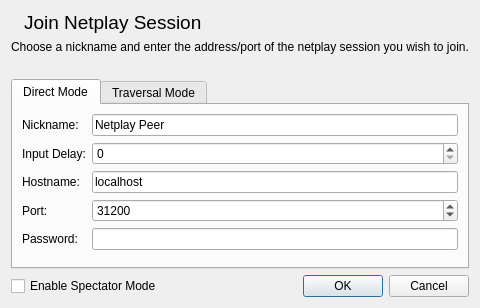
<?xml version="1.0" encoding="UTF-8"?>
<ui version="4.0">
 <class>NetplayJoinSessionDialog</class>
 <widget class="QDialog" name="NetplayJoinSessionDialog">
  <property name="windowModality">
   <enum>Qt::WindowModal</enum>
  </property>
  <property name="geometry">
   <rect>
    <x>0</x>
    <y>0</y>
    <width>480</width>
    <height>308</height>
   </rect>
  </property>
  <property name="windowTitle">
   <string comment="Window title">Create Netplay Session</string>
  </property>
  <property name="modal">
   <bool>true</bool>
  </property>
  <layout class="QVBoxLayout" name="verticalLayout">
   <item>
    <layout class="QHBoxLayout" name="horizontalLayout" stretch="0,1">
     <item>
      <widget class="QLabel" name="label">
       <property name="text">
        <string/>
       </property>
       <property name="pixmap">
        <pixmap resource="resources/resources.qrc">:/icons/emblem-person-blue.png</pixmap>
       </property>
      </widget>
     </item>
     <item>
      <widget class="QLabel" name="label_2">
       <property name="font">
        <font>
         <pointsize>14</pointsize>
         <bold>false</bold>
        </font>
       </property>
       <property name="text">
        <string comment="Header text">Join Netplay Session</string>
       </property>
       <property name="alignment">
        <set>Qt::AlignLeading|Qt::AlignLeft|Qt::AlignTop</set>
       </property>
      </widget>
     </item>
    </layout>
   </item>
   <item>
    <widget class="QLabel" name="label_3">
     <property name="text">
      <string>Choose a nickname and enter the address/port of the netplay session you wish to join.</string>
     </property>
     <property name="wordWrap">
      <bool>true</bool>
     </property>
    </widget>
   </item>
   <item>
    <spacer name="verticalSpacer">
     <property name="orientation">
      <enum>Qt::Vertical</enum>
     </property>
     <property name="sizeType">
      <enum>QSizePolicy::Expanding</enum>
     </property>
     <property name="sizeHint" stdset="0">
      <size>
       <width>20</width>
       <height>10</height>
      </size>
     </property>
    </spacer>
   </item>
   <item>
    <widget class="QTabWidget" name="tabConnectMode">
     <property name="minimumSize">
      <size>
       <width>0</width>
       <height>190</height>
      </size>
     </property>
     <property name="currentIndex">
      <number>0</number>
     </property>
     <widget class="QWidget" name="tabDirect">
      <attribute name="title">
       <string>Direct Mode</string>
      </attribute>
      <layout class="QVBoxLayout" name="verticalLayout_2">
       <item>
        <layout class="QFormLayout" name="formLayout">
         <item row="0" column="0">
          <widget class="QLabel" name="label_4">
           <property name="text">
            <string>Nickname:</string>
           </property>
          </widget>
         </item>
         <item row="0" column="1">
          <widget class="QLineEdit" name="nickname">
           <property name="text">
            <string>Netplay Peer</string>
           </property>
           <property name="maxLength">
            <number>128</number>
           </property>
          </widget>
         </item>
         <item row="1" column="0">
          <widget class="QLabel" name="label_8">
           <property name="text">
            <string>Input Delay:</string>
           </property>
          </widget>
         </item>
         <item row="1" column="1">
          <widget class="QSpinBox" name="inputDelay"/>
         </item>
         <item row="2" column="0">
          <widget class="QLabel" name="label_6">
           <property name="text">
            <string>Hostname:</string>
           </property>
          </widget>
         </item>
         <item row="2" column="1">
          <widget class="QLineEdit" name="hostname">
           <property name="text">
            <string>localhost</string>
           </property>
          </widget>
         </item>
         <item row="3" column="0">
          <widget class="QLabel" name="label_5">
           <property name="text">
            <string>Port:</string>
           </property>
          </widget>
         </item>
         <item row="3" column="1">
          <widget class="QSpinBox" name="port">
           <property name="minimum">
            <number>1</number>
           </property>
           <property name="maximum">
            <number>65535</number>
           </property>
           <property name="value">
            <number>31200</number>
           </property>
          </widget>
         </item>
         <item row="4" column="0">
          <widget class="QLabel" name="label_7">
           <property name="text">
            <string>Password:</string>
           </property>
          </widget>
         </item>
         <item row="4" column="1">
          <widget class="QLineEdit" name="password">
           <property name="maxLength">
            <number>128</number>
           </property>
           <property name="echoMode">
            <enum>QLineEdit::Password</enum>
           </property>
          </widget>
         </item>
        </layout>
       </item>
      </layout>
     </widget>
     <widget class="QWidget" name="tabTraversal">
      <attribute name="title">
       <string>Traversal Mode</string>
      </attribute>
      <layout class="QVBoxLayout" name="verticalLayout_3">
       <item>
        <layout class="QFormLayout" name="formLayout_2">
         <item row="0" column="0">
          <widget class="QLabel" name="label_9">
           <property name="text">
            <string>Nickname:</string>
           </property>
          </widget>
         </item>
         <item row="0" column="1">
          <widget class="QLineEdit" name="nicknameTraversal">
           <property name="text">
            <string>Netplay Peer</string>
           </property>
           <property name="maxLength">
            <number>128</number>
           </property>
          </widget>
         </item>
         <item row="1" column="1">
          <widget class="QSpinBox" name="inputDelayTraversal"/>
         </item>
         <item row="3" column="0">
          <widget class="QLabel" name="label_13">
           <property name="text">
            <string>Password:</string>
           </property>
          </widget>
         </item>
         <item row="3" column="1">
          <widget class="QLineEdit" name="passwordTraversal">
           <property name="maxLength">
            <number>128</number>
           </property>
           <property name="echoMode">
            <enum>QLineEdit::Password</enum>
           </property>
          </widget>
         </item>
         <item row="2" column="0">
          <widget class="QLabel" name="label_11">
           <property name="text">
            <string>Host Code:</string>
           </property>
          </widget>
         </item>
         <item row="2" column="1">
          <widget class="QLineEdit" name="hostCode"/>
         </item>
         <item row="1" column="0">
          <widget class="QLabel" name="label_10">
           <property name="text">
            <string>Input Delay:</string>
           </property>
          </widget>
         </item>
        </layout>
       </item>
      </layout>
     </widget>
    </widget>
   </item>
   <item>
    <layout class="QHBoxLayout" name="horizontalLayout_2">
     <item>
      <widget class="QCheckBox" name="spectating">
       <property name="layoutDirection">
        <enum>Qt::LeftToRight</enum>
       </property>
       <property name="text">
        <string>Enable Spectator Mode</string>
       </property>
       <property name="checkable">
        <bool>true</bool>
       </property>
      </widget>
     </item>
     <item>
      <widget class="QDialogButtonBox" name="buttonBox">
       <property name="standardButtons">
        <set>QDialogButtonBox::Cancel|QDialogButtonBox::Ok</set>
       </property>
      </widget>
     </item>
    </layout>
   </item>
  </layout>
 </widget>
 <resources>
  <include location="resources/resources.qrc"/>
 </resources>
 <connections/>
</ui>
